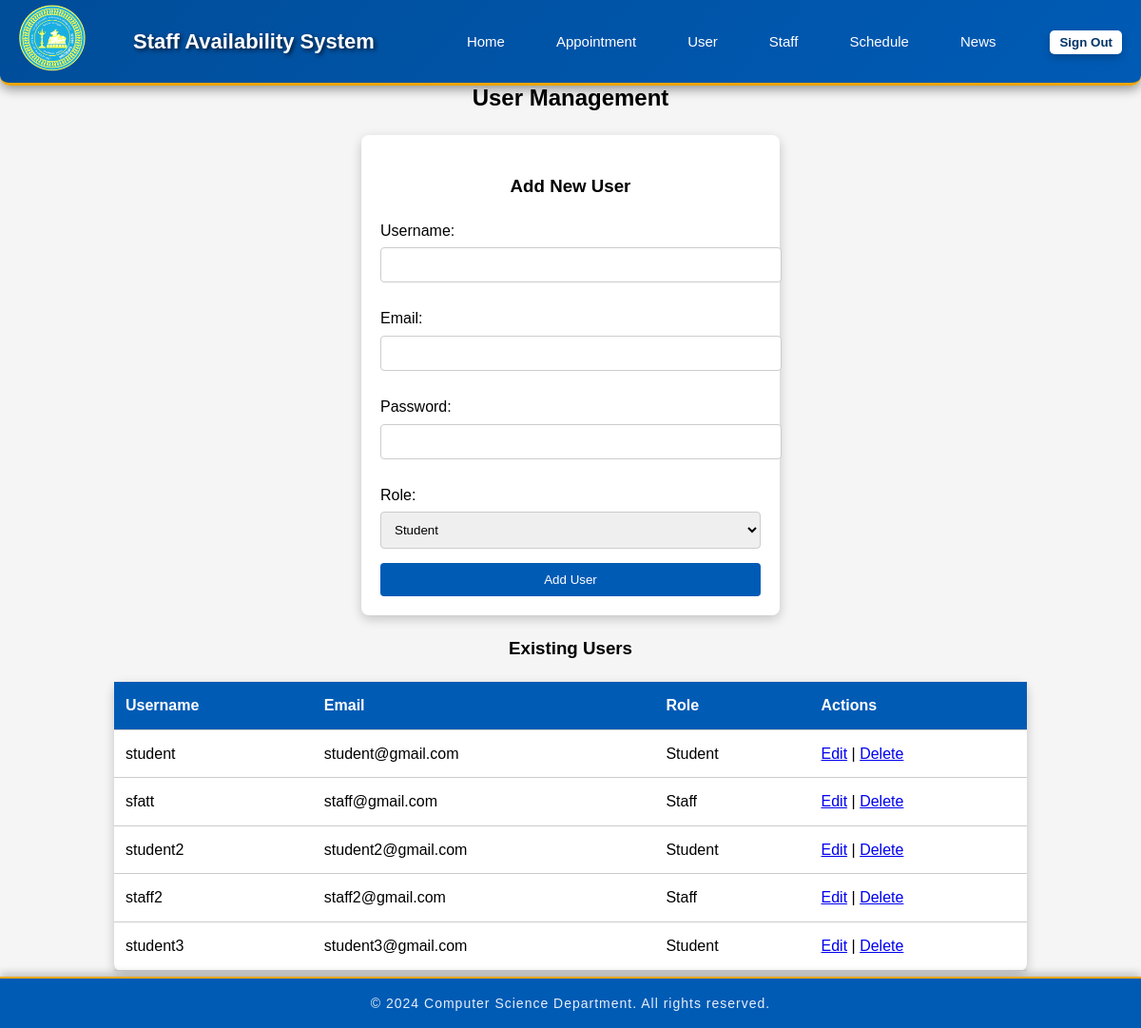
The app's page /page/userManagement.php, older data.
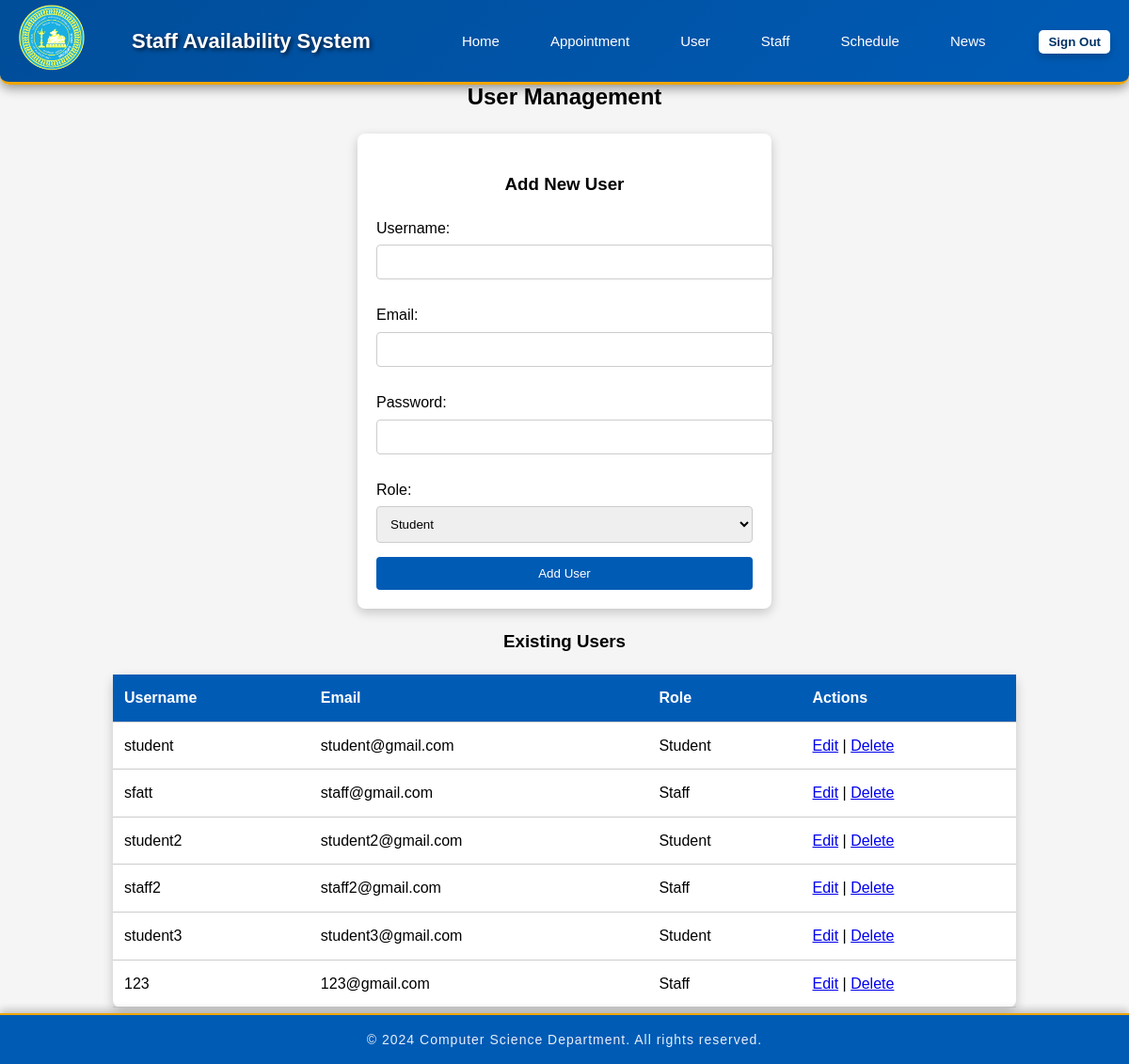
The same page, newer data.
### tables this page shows
CREATE TABLE `users` (
  `id` int(11) NOT NULL,
  `full_name` varchar(255) NOT NULL,
  `email` varchar(255) NOT NULL,
  `password` varchar(255) NOT NULL,
  `role` enum('Staff','Student','Admin') NOT NULL,
  `created_at` datetime DEFAULT current_timestamp()
);

### page/userManagement.php (the view, shortened to what this page needs)
<?php
$servername = "localhost";
$username = "csc210user";
$password = "CSC210!";
$database = "group6";
$conn = new mysqli($servername, $username, $password, $database);
$userQuery = "SELECT * FROM users";
$userResult = $conn->query($userQuery);
?>
<!DOCTYPE html>
<html lang="en">
<head>
    <link rel="stylesheet" href="../style/navbar.css">
    <link rel="stylesheet" href="../style/styleuserManagement.css">
    <link rel="stylesheet" href="https://cdnjs.cloudflare.com/ajax//libs/font-awesome/6.4.0/css/all.min.css"
/>
</head>
<body>
<header class="header" id="header">
    <div class="navbar">
        <div class="logo">
        <a href="Homeadmin.php"><img src="../media/department-logo.png" alt="Department Logo" /></a>
        </div>
        <h1>Staff Availability System</h1>
        <nav>
        <ul class="nav-list" id="dropdown-content">
                    <li><a href="Homeadmin.php">Home</a></li>
                    <li><a href="AppointmentManagement.php">Appointment</a></li>
                    <li><a href="userManagement.php">User</a></li>
                    <li><a href="staffManagement.php">Staff</a></li>
                    <li><a href="scheduleManagement.php">Schedule</a></li>
                    <li><a href="newsManagement.php">News</a></li>
                </ul>
        </nav>
        <form method="POST" action="userManagement.php" style="display: inline;">
            <button type="submit" name="sign_out" class="login-btn">Sign Out</button>
        </form>
    </div>
</header>
<h2>User Management</h2>
<form method="POST" action="userManagement.php" class="user-form">
    <h3>Add New User</h3>
    <label for="full_name">Username:</label>
    <input type="text" name="full_name" required id="full_name"><br>
    <label for="email">Email:</label>
    <input type="email" name="email" required id="email"><br>
    <label for="password">Password:</label>
    <input type="password" name="password" required id="password"><br>
    <label for="role">Role:</label>
    <select name="role" required id="role">
        <option value="student">Student</option>
    </select><br>
    <button type="submit" name="add_user">Add User</button>
</form>
<h3><b>Existing Users</b></h3>
<table>
    <tr>
        <th>Username</th>
        <th>Email</th>
        <th>Role</th>
        <th>Actions</th>
    </tr>
    <?php while ($row = $userResult->fetch_assoc()): ?>
    <tr>
        <td><?php echo $row['full_name']; ?></td>
        <td><?php echo $row['email']; ?></td>
        <td><?php echo ucfirst($row['role']); ?></td>
        <td>
            <a href="userManagement.php?edit_id=<?php echo $row['id']; ?>">Edit</a> |
            <a href="userManagement.php?delete_id=<?php echo $row['id']; ?>" onclick="return confirm('Are you sure you want to delete this user?')">Delete</a>
        </td>
    </tr>
    <?php endwhile; ?>
</table>
<footer>
    <p>&copy; 2024 Computer Science Department. All rights reserved.</p>
</footer>
</body>
</html>

Row changes from the older to the newer data that the page shows:
added users: full_name "123", email "123@gmail.com", role "Staff"
